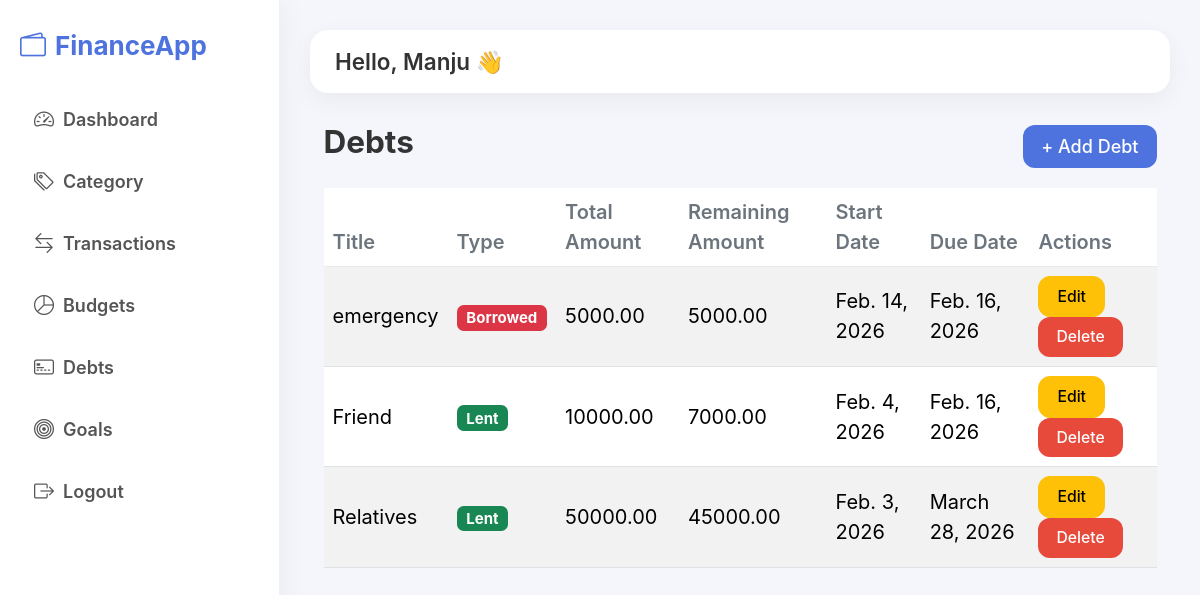
Page /debts/ (signed in) on the committed database.
### fintrack_app/models.py (models this page shows, shortened)
class TimeStampModel(models.Model):
    created_at = models.DateTimeField(auto_now_add=True)
    updated_at = models.DateTimeField(auto_now=True)
    class Meta:
        abstract = True

class Debt(TimeStampModel):
    DEBT_TYPE = (
        ("lent", "Lent"),
        ("borrowed", "Borrowed"),
    )
    user = models.ForeignKey(User, on_delete=models.CASCADE)
    title = models.CharField(max_length=100)
    debt_type = models.CharField(max_length=10, choices=DEBT_TYPE)
    total_amount = models.DecimalField(max_digits=12, decimal_places=2, validators=[MinValueValidator(0.01)])
    remaining_amount = models.DecimalField(max_digits=12, decimal_places=2, validators=[MinValueValidator(0.0)])
    start_date = models.DateField()
    due_date = models.DateField(null=True, blank=True)
    class Meta:
        ordering = ["-start_date"]

### fintrack_app/views.py (the view)
# urls.py: path("debts/", views.DebtListView.as_view(), name="debt-list"),
class DebtListView(UserQuerysetMixin, ListView):
    model = Debt
    template_name = 'fintrack_app/debt/debt_list.html'
    context_object_name = 'debts'

### fintrack_app/views.py (called while the page is built)
    def get_queryset(self):
        return self.model.objects.filter(user=self.request.user)

### templates/fintrack_app/debt/debt_list.html
{% extends "fintrack_app/base.html" %}
{% block content %}
<div class="container my-4">
    <div class="d-flex justify-content-between align-items-center mb-3">
        <h3 class="fw-bold">Debts</h3>
        <a href="{% url 'debt-add' %}" class="btn btn-primary">+ Add Debt</a>
    </div>
    <table class="table table-striped align-middle">
        <thead>
            <tr>
                <th>Title</th>
                <th>Type</th>
                <th>Total Amount</th>
                <th>Remaining Amount</th>
                <th>Start Date</th>
                <th>Due Date</th>
                <th>Actions</th>
            </tr>
        </thead>
        <tbody>
            {% for debt in debts %}
            <tr>
                <td>{{ debt.title }}</td>
                <td>
                    <span class="badge
                        {% if debt.debt_type == 'lent' %}bg-success{% else %}bg-danger{% endif %}">
                        {{ debt.get_debt_type_display }}
                    </span>
                </td>
                <td>{{ debt.total_amount }}</td>
                <td>{{ debt.remaining_amount }}</td>
                <td>{{ debt.start_date }}</td>
                <td>{{ debt.due_date|default:"-" }}</td>
                <td>
                    <a href="{% url 'debt-edit' debt.pk %}" class="btn btn-sm btn-warning">Edit</a>
                    <a href="{% url 'debt-delete' debt.pk %}" class="btn btn-sm btn-danger">Delete</a>
                </td>
            </tr>
            {% empty %}
            <tr>
                <td colspan="7" class="text-center">No debts found.</td>
            </tr>
            {% endfor %}
        </tbody>
    </table>
</div>
{% endblock %}

### templates/fintrack_app/base.html (shortened to what this page needs)
{% load static %}
<!DOCTYPE html>
<html lang="en">
<head>
    <link href="https://cdn.jsdelivr.net/npm/bootstrap-icons@1.11.3/font/bootstrap-icons.css" rel="stylesheet">
    <link href="{% static 'css/bootstrap.min.css' %}" rel="stylesheet">
    <link href="{% static 'css/style.css' %}" rel="stylesheet">
</head>
<body>
<div class="app-layout">
    <aside class="sidebar">
        <h4 class="logo">
            <i class="bi bi-wallet2 me-2"></i>FinanceApp
        </h4>
        <ul class="nav flex-column mt-4">
            <li class="nav-item">
                <a href="{% url 'dashboard' %}" class="nav-link">
                    <i class="bi bi-speedometer2 me-2"></i> Dashboard
                </a>
            </li>
            <li class="nav-item">
                <a href="{% url 'category-list' %}" class="nav-link">
                    <i class="bi bi-tags me-2"></i> Category
                </a>
            </li>
            <li class="nav-item">
                <a href="{% url 'transaction-list'%}" class="nav-link">
                    <i class="bi bi-arrow-left-right me-2"></i> Transactions
                </a>
            </li>
            <li class="nav-item">
                <a href="{% url 'budget-list' %}" class="nav-link">
                    <i class="bi bi-pie-chart me-2"></i> Budgets
                </a>
            </li>
            <li class="nav-item">
                <a href="{% url 'debt-list' %}" class="nav-link">
                    <i class="bi bi-credit-card-2-front me-2"></i> Debts
                </a>
            </li>
            <li class="nav-item">
                <a href="{% url 'goal-list' %}" class="nav-link">
                    <i class="bi bi-bullseye me-2"></i> Goals
                </a>
            </li>
            <li class="nav-item">
                <a href="{% url 'logout' %}" class="nav-link">
                    <i class="bi bi-box-arrow-right me-2"></i> Logout
                </a>
            </li>
        </ul>
</aside>
    <main class="main-content">
        <div class="topbar">
            <div>
                <h5 class="mb-0">Hello, {{ request.user.username }} 👋</h5>
            </div>
        </div>
        <div class="content-wrapper">
            {% block content %}{% endblock %}
        </div>
    </main>
</div>
</body>
</html>

### static/css/style.css (style rules this page uses)
html { font-size: 18px; }
body { margin: 0; padding: 0; background: #f4f6fb; font-family: 'Inter', sans-serif; color: #333; font-size: 20px; }
a { text-decoration: none; }
h1,h2,h3,h4,h5 { font-weight: 600; }
.app-layout { display: flex; min-height: 100vh; }
.sidebar { width: 280px; background: #ffffff; padding: 30px 20px; box-shadow: 5px 0 25px rgba(0,0,0,0.04); position: fixed; border-right: 1px solid #eef1f6; height: 100vh; }
.sidebar .logo { font-weight: 700; font-size: 26px; color: #4e73df; margin-bottom: 10px; }
.sidebar .nav-link { display: flex; align-items: center; color: #555 !important; padding: 16px 14px; border-radius: 12px; font-weight: 600 !important; font-size: 18px; transition: background 0.2s ease, color 0.2s ease, transform 0.2s ease; }
.sidebar .nav-link i { font-size: 20px; }
.main-content { margin-left: 280px; width: 100%; padding: 30px; }
.topbar { background: white; padding: 18px 25px; border-radius: 18px; box-shadow: 0 8px 25px rgba(0,0,0,0.05); margin-bottom: 30px; font-size: 4.4rem; }
.table { margin-bottom: 0; }
.table thead th { font-weight: 600; color: #6c757d; border-bottom: 1px solid #eaeaea; }
.table td { vertical-align: middle; }
.btn { border-radius: 12px; font-weight: 500; padding: 8px 18px; transition: background 0.2s ease, box-shadow 0.2s ease; }
.btn-danger { background: #e74a3b; border: none; }
.btn-primary { background: #4e73df; border: none; }

### rows in the picture
Debt: title "emergency", debt_type "Borrowed", total_amount "5000.00", remaining_amount "5000.00", start_date "Feb. 14, 2026", due_date "Feb. 16, 2026"
Debt: title "Friend", debt_type "Lent", total_amount "10000.00", remaining_amount "7000.00", start_date "Feb. 4, 2026", due_date "Feb. 16, 2026"
Debt: title "Relatives", debt_type "Lent", total_amount "50000.00", remaining_amount "45000.00", start_date "Feb. 3, 2026", due_date "March 28, 2026"

### other values in the picture
{{ request.user.username }} "Manju"
